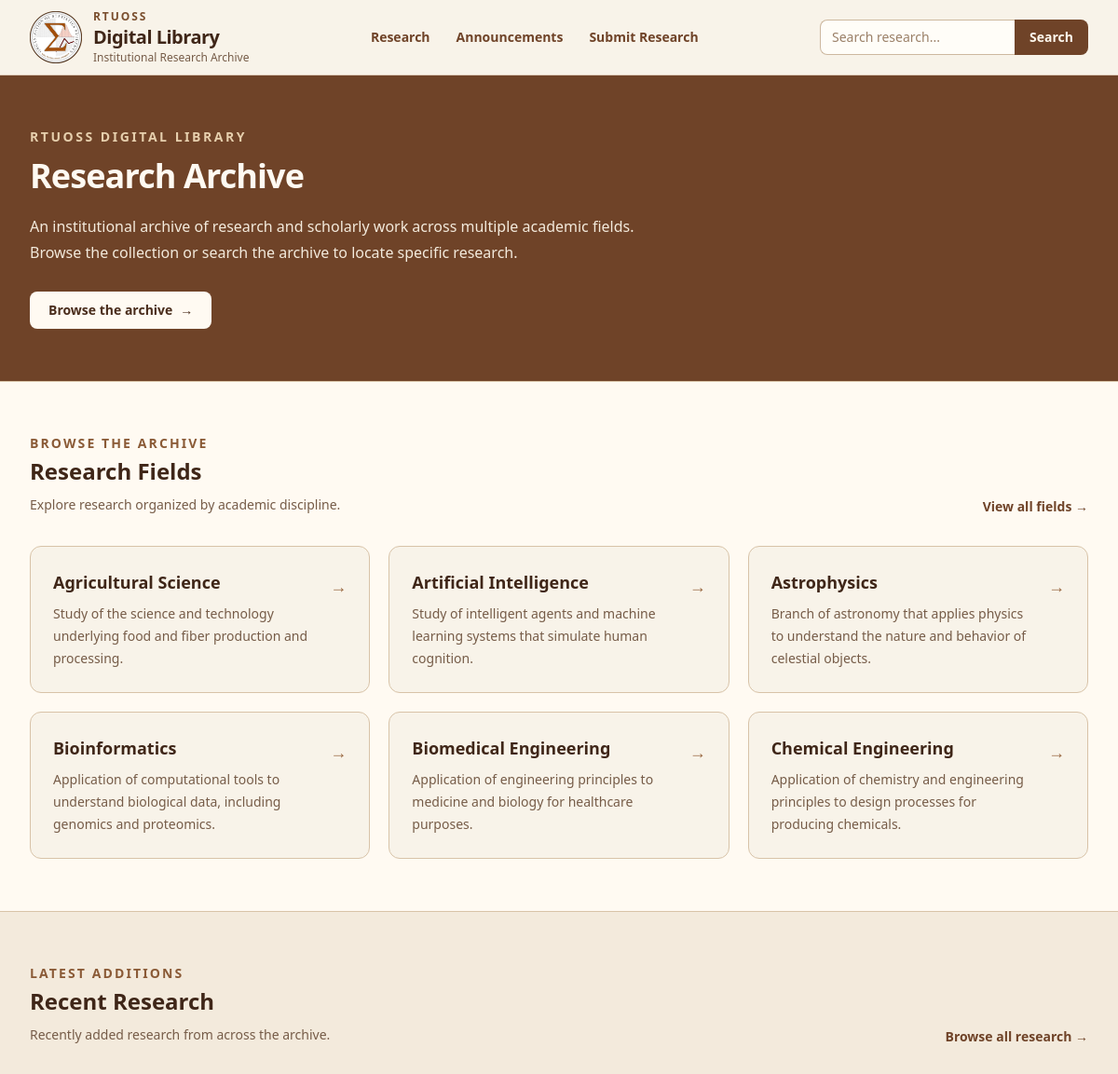
Before: /research/ (upper part) with the older database file.
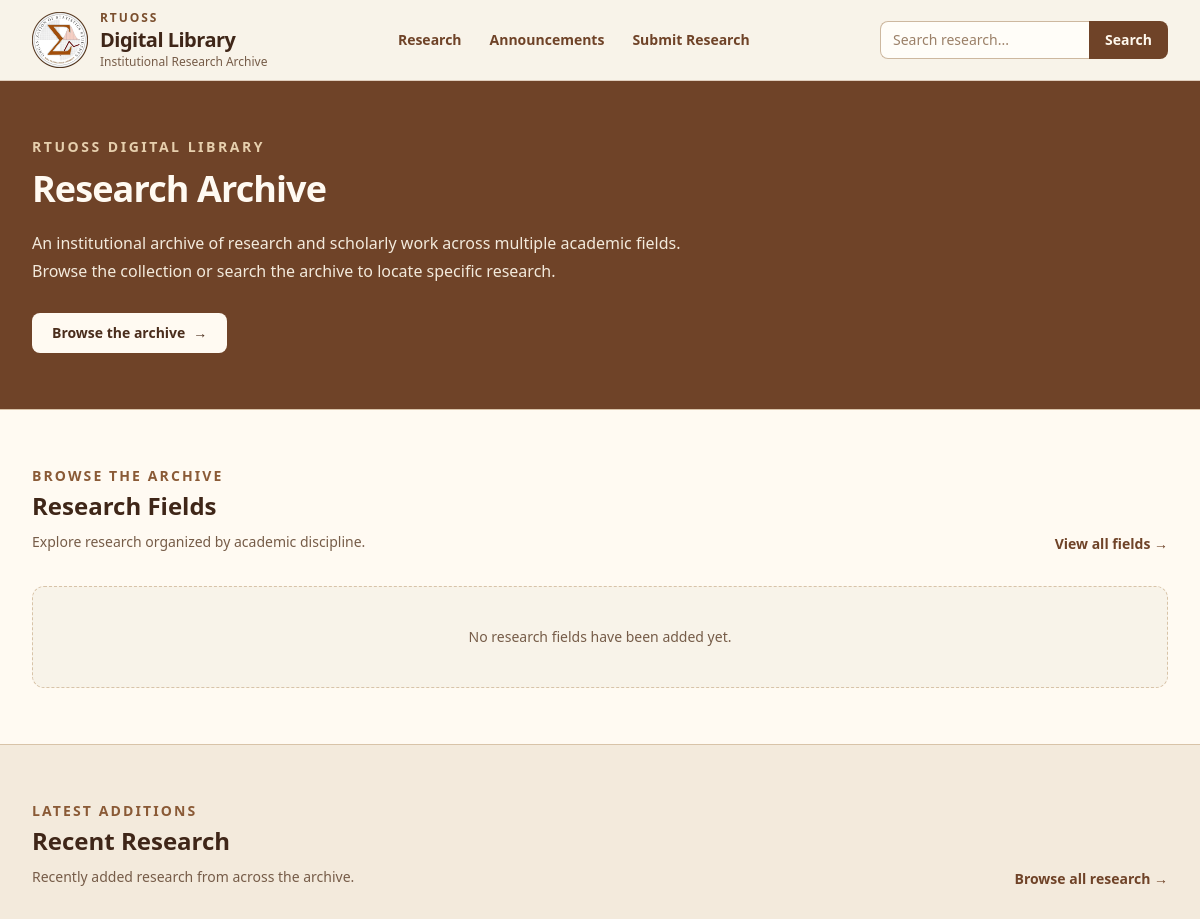
After: the same page with the newer database file.
### research/models.py (models this page shows, shortened)
class ResearchField(models.Model):
    name = models.CharField(max_length=200, unique=True)
    slug = models.SlugField(max_length=200, unique=True)
    description = models.TextField(blank=True)
    created_at = models.DateTimeField(auto_now_add=True)
    updated_at = models.DateTimeField(auto_now=True)
    class Meta:
        ordering = ["name"]

### research/views.py (the view)
# urls.py: path("", views.home, name="home"),
def home(request):
    fields = (
        ResearchField.objects
        .annotate(
            research_count=Count(
                "research_titles",
                filter=Q(
                    research_titles__publication_status=(
                        ResearchTitle.PublicationStatus.PUBLISHED
                    )
                ),
            )
        )
        .order_by("name")[:6]
    )
    recent_research = (
        ResearchTitle.objects
        .filter(
            publication_status=ResearchTitle.PublicationStatus.PUBLISHED
        )
        .select_related("research_field")
        .order_by("-created_at")[:6]
    )
    return render(request, "research/home.html", {
        "fields": fields,
        "recent_research": recent_research,
    })

### research/templates/research/home.html (shortened to what the changed rows need)
{% extends "base.html" %}
{% block content %}
<section class="border-b border-[#d8c3a8] bg-[#6f4328] text-[#fffaf2]">
    <div class="mx-auto max-w-7xl px-6 py-14 lg:px-8">
        <div class="max-w-3xl">
            <h1 class="mt-3 text-3xl font-bold tracking-tight sm:text-4xl">
                Research Archive
            </h1>
        </div>
    </div>
</section>
<section class="bg-[#fffaf2]">
    <div class="mx-auto max-w-7xl px-6 py-14 lg:px-8">
        <div class="flex flex-col gap-3 sm:flex-row sm:items-end sm:justify-between">
            <div>
                <h2 class="mt-1 text-2xl font-bold text-[#3f2618]">
                    Research Fields
                </h2>
            </div>
        </div>
        {% if fields %}
            <div class="mt-8 grid gap-5 sm:grid-cols-2 lg:grid-cols-3">
                {% for field in fields %}
                    <a
                        href="{% url 'research:field_detail' field.slug %}"
                        class="group rounded-xl border border-[#d8c3a8] bg-[#f8f3e9] p-6 transition hover:-translate-y-0.5 hover:border-[#b99670] hover:bg-[#f3eadc]"
                    >
                        <div class="flex items-start justify-between gap-4">
                            <div class="min-w-0">
                                <h3 class="text-lg font-semibold text-[#3f2618] group-hover:text-[#6f4328]">
                                    {{ field.name }}
                                </h3>
                                <p class="mt-2 line-clamp-3 text-sm leading-6 text-[#765c48]">
                                    {{ field.description }}
                                </p>
                            </div>
                            <span class="mt-1 shrink-0 text-lg text-[#9a6942]">
                                →
                            </span>
                        </div>
                    </a>
                {% endfor %}
            </div>
        {% else %}
            <div class="mt-8 rounded-xl border border-dashed border-[#d8c3a8] bg-[#f8f3e9] px-6 py-10 text-center">
                <p class="text-sm text-[#765c48]">
                    No research fields have been added yet.
                </p>
            </div>
        {% endif %}
    </div>
</section>
<section class="border-y border-[#d8c3a8] bg-[#f3eadc]">
    <div class="mx-auto max-w-7xl px-6 py-14 lg:px-8">
        <div class="flex flex-col gap-3 sm:flex-row sm:items-end sm:justify-between">
            <div>
                <h2 class="mt-1 text-2xl font-bold text-[#3f2618]">
                    Recent Research
                </h2>
            </div>
        </div>
    </div>
</section>
{% endblock content %}

Changed rows visible on the page:
removed ResearchField: name "Agricultural Science", description "Study of the science and technology underlying food and fiber production and processing."
removed ResearchField: name "Artificial Intelligence", description "Study of intelligent agents and machine learning systems that simulate human cognition."
removed ResearchField: name "Astrophysics", description "Branch of astronomy that applies physics to understand the nature and behavior of celestial objects."
removed ResearchField: name "Bioinformatics", description "Application of computational tools to understand biological data, including genomics and proteomics."
removed ResearchField: name "Biomedical Engineering", description "Application of engineering principles to medicine and biology for healthcare purposes."
removed ResearchField: name "Chemical Engineering", description "Application of chemistry and engineering principles to design processes for producing chemicals."
Other visible differences:
text now shown: "No research fields have been added yet."
